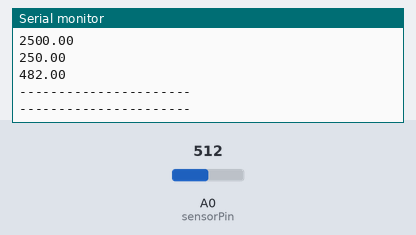
This sketch was run on a simulated Arduino Uno, built with avr-gcc and run on an emulated ATmega328P. On the bench: the last lines printed to the serial monitor. The test bench sets the inputs (shaded band); at power-on: A0 (sensorPin) = 512.

Above: at 5.8 s.
5.9 s: A0 (sensorPin) set to 716
At 11.1 s:
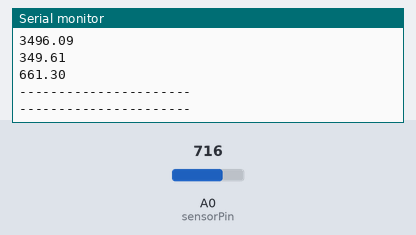
11.9 s: A0 (sensorPin) set to 900
At 16.2 s:
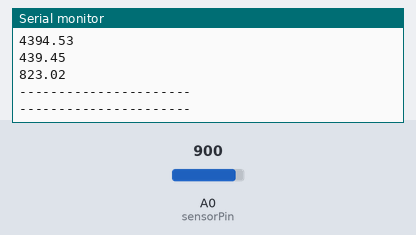
Timing chart, 0 to 17.7 s (numbered marks = the images above; inputs shaded):
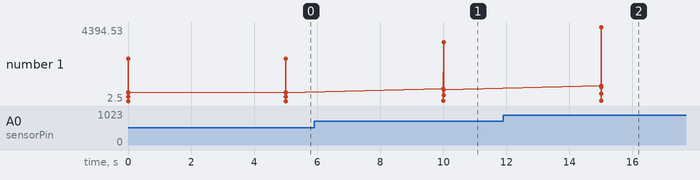

Measured:
- after the input at 5.9 s, the serial monitor: prints a new line after 4.1 s (image 1)
- after the input at 11.9 s, the serial monitor: prints a new line after 3.1 s (image 2)
- plotted number 1: 482 → 661.3 after the input at 5.9 s, 661.3 → 823.02 after the input at 11.9 s

The sketch:

LM35.ino
```cpp
const int sensorPin = A0;
float sensorADC = 0;
float sensorVout = 0;
float sensormVout = 0;

float tempC = 0;
float tempF = 0;


void setup() {
  // put your setup code here, to run once:
  Serial.begin(115200);
  pinMode(sensorPin,INPUT);
}

void loop() {
  // put your main code here, to run repeatedly:
  sensorADC = analogRead(sensorPin);
  sensorVout = sensorADC*5/1024;
  sensormVout = sensorVout*1000;
  tempC = sensormVout/10;
  tempF = (tempC*1.8)+32;
  Serial.println(sensorADC);
  Serial.println(sensorVout);
  Serial.println(sensormVout);
  Serial.println(tempC);
  Serial.println(tempF);
  Serial.println("----------------------");
  Serial.println("----------------------");
  delay(5000);

}
```
